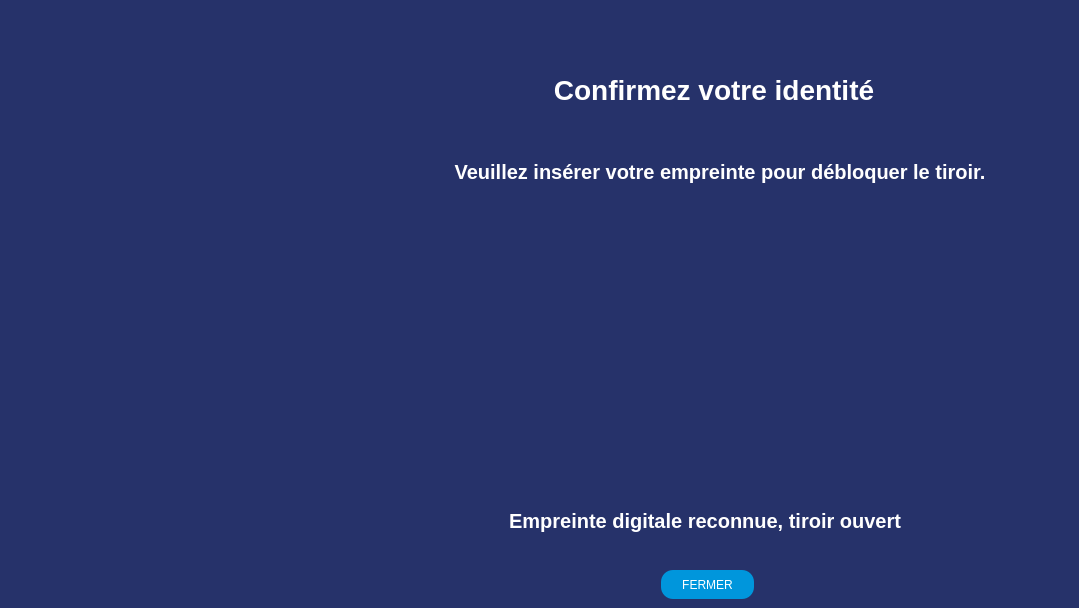
    <widget class="QWidget" name="page_6">
     <property name="styleSheet">
      <string notr="true">background-color: #26326A;

</string>
     </property>
     <widget class="QLabel" name="label_155">
      <property name="geometry">
       <rect>
        <x>451</x>
        <y>58</y>
        <width>526</width>
        <height>64</height>
       </rect>
      </property>
      <property name="font">
       <font>
        <pointsize>21</pointsize>
        <bold>true</bold>
       </font>
      </property>
      <property name="styleSheet">
       <string notr="true">color : #FFFFFF;</string>
      </property>
      <property name="text">
       <string>Confirmez votre identité</string>
      </property>
      <property name="alignment">
       <set>Qt::AlignCenter</set>
      </property>
     </widget>
     <widget class="QLabel" name="message_empreinte">
      <property name="geometry">
       <rect>
        <x>430</x>
        <y>500</y>
        <width>550</width>
        <height>41</height>
       </rect>
      </property>
      <property name="font">
       <font>
        <pointsize>15</pointsize>
        <bold>true</bold>
       </font>
      </property>
      <property name="styleSheet">
       <string notr="true">color : #FFFFFF;</string>
      </property>
      <property name="text">
       <string>Empreinte digitale reconnue, tiroir ouvert</string>
      </property>
      <property name="alignment">
       <set>Qt::AlignCenter</set>
      </property>
     </widget>
     <widget class="QLabel" name="label_157">
      <property name="geometry">
       <rect>
        <x>370</x>
        <y>140</y>
        <width>700</width>
        <height>64</height>
       </rect>
      </property>
      <property name="font">
       <font>
        <pointsize>15</pointsize>
        <bold>true</bold>
       </font>
      </property>
      <property name="styleSheet">
       <string notr="true">color : #FFFFFF;</string>
      </property>
      <property name="text">
       <string>Veuillez insérer votre empreinte pour débloquer le tiroir.</string>
      </property>
      <property name="alignment">
       <set>Qt::AlignCenter</set>
      </property>
     </widget>
     <widget class="QLabel" name="label_158">
      <property name="geometry">
       <rect>
        <x>580</x>
        <y>240</y>
        <width>251</width>
        <height>221</height>
       </rect>
      </property>
      <property name="text">
       <string/>
      </property>
      <property name="pixmap">
       <pixmap resource="Ressources.qrc">:/images/fingerprint.png</pixmap>
      </property>
     </widget>
     <widget class="QPushButton" name="off">
      <property name="geometry">
       <rect>
        <x>661</x>
        <y>570</y>
        <width>93</width>
        <height>29</height>
       </rect>
      </property>
      <property name="styleSheet">
       <string notr="true">background :#FFFFFF;
background: #0096DC;
border-radius: 12px;
color : #FFFFFF;</string>
      </property>
      <property name="text">
       <string>FERMER</string>
      </property>
     </widget>
    </widget>
